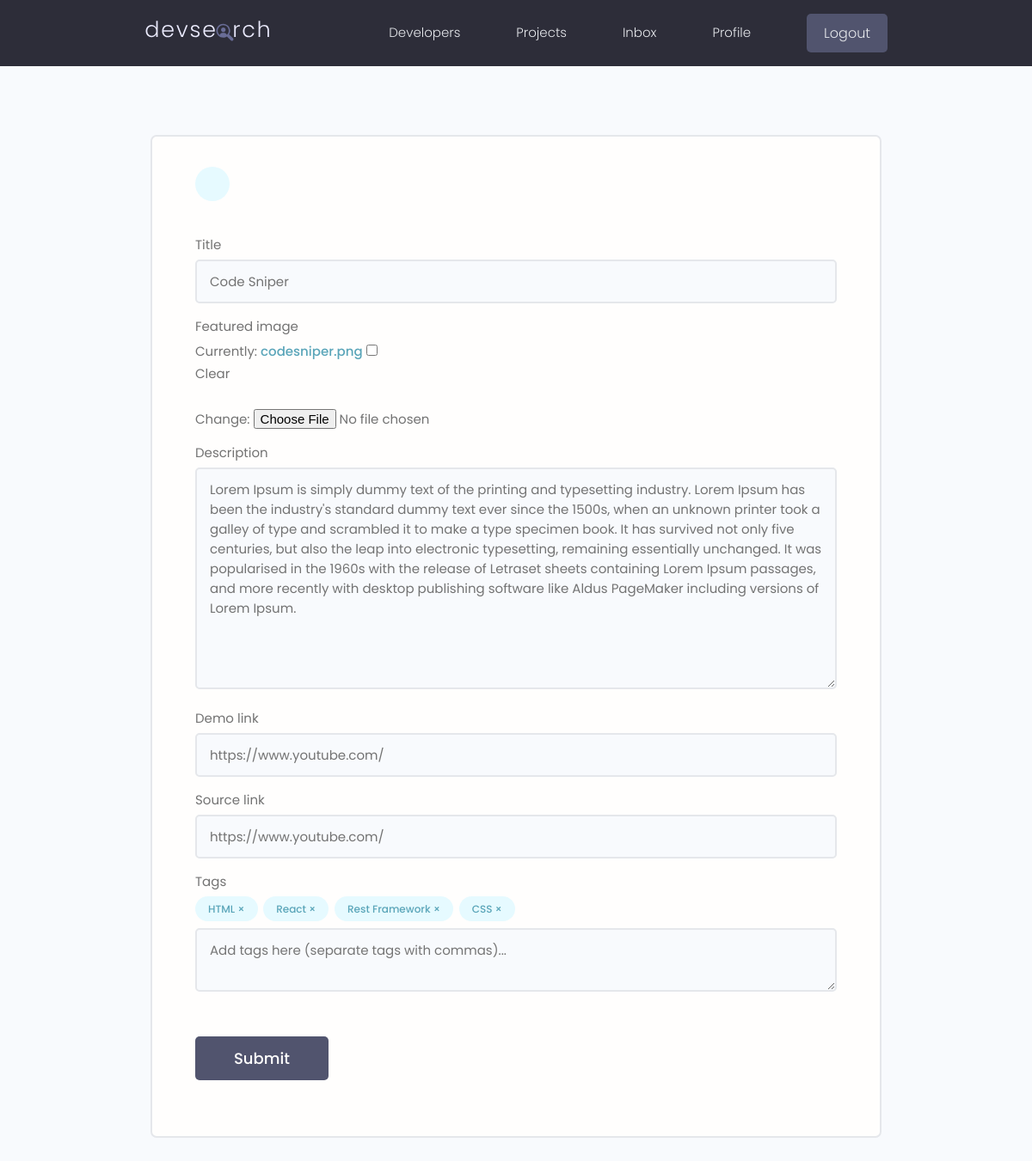
/projects/update-project/297d6551-b182-4bc3-8704-9d04d6b0749b/ (signed in), run on the app's committed database.
### projects/models.py (models this page shows, shortened)
class Project(models.Model):
    owner = models.ForeignKey(Profile, null=True, blank=True, on_delete=models.CASCADE)
    title = models.CharField(max_length=200)
    description = models.TextField(null=True, blank=True)
    featured_image = models.ImageField(null=True, blank=True, default="default.jpg")
    demo_link = models.CharField(max_length=2000, null=True, blank=True)
    source_link = models.CharField(max_length=2000, null=True, blank=True)
    tags = models.ManyToManyField('Tag', blank=True)
    vote_total = models.IntegerField(default=0, blank=True, null=True)
    vote_ratio = models.IntegerField(default=0, blank=True, null=True)
    created = models.DateTimeField(auto_now_add=True)
    id = models.UUIDField(default=uuid.uuid4, unique=True, primary_key=True, editable=False)
    class Meta:
        ordering = ['-vote_ratio', '-vote_total', 'title']

class Tag(models.Model):
    name = models.CharField(max_length=200)
    created = models.DateTimeField(auto_now_add=True)
    id = models.UUIDField(default=uuid.uuid4, unique=True, primary_key=True, editable=False)

### projects/views.py (the view, shortened to what this page needs)
# urls.py: path('update-project/<str:pk>/', views.updateProject, name="update-project"),
@login_required(login_url="login")
def updateProject(request, pk):
    profile = request.user.profile
    project = profile.project_set.get(id = pk)
    form = ProjectForm(instance=project)
    context = {'form': form, 'project': project}
    return render(request, 'projects/project_form.html', context)

### projects/forms.py
class ProjectForm(ModelForm):
    class Meta:
        model = Project
        fields = ['title', 'featured_image', 'description', 'demo_link', 'source_link']
        widgets = {
            'tags': forms.CheckboxSelectMultiple(),
        }
    def __init__(self, *args, **kwargs):
        super(ProjectForm, self).__init__(*args, **kwargs)
        for name, field in self.fields.items():
            field.widget.attrs.update({'class': 'input'})

### projects/templates/projects/project_form.html (shortened to what this page needs)
{% extends 'main.html' %}
{% block content %}
<main class="formPage my-xl">
    <div class="content-box">
        <div class="formWrapper">
            <a class="backButton" href="{% url 'user-account' %}"></a>
            <br>
            <form class="form" method="POST" enctype="multipart/form-data">
                {% for field in form %}
                <div class="form__field">
                    <label for="formInput#text">{{field.label}}</label>
                    {{field}}
                </div>
                {% endfor %}
                <div class="form__field">
                    <label for="formInput#text">Tags</label>
                    {% for tag in project.tags.all %}
                    <div class="project-tag tag tag--pill tag--main" data-tag="{{tag.id}}" data-project="{{project.id}}">{{tag.name}} &#215;</div>
                    {% endfor %}
                    <textarea class="input" name="newtags" placeholder="Add tags here (separate tags with commas)..."></textarea>
                </div>
                <input class="btn btn--sub btn--lg  my-md" type="submit" value="Submit" />
            </form>
        </div>
    </div>
</main>
{% endblock content %}

### static/styles/app.css (style rules this page uses)
:root { --color-sub: #2d2d39; }
.btn--sub { background-color: var(--color-sub-light); }
.content-box { width: 95%; max-width: 85rem; margin: 0 auto; }
.backButton { background: var(--color-main-light); color: var(--color-main); width: 4rem; height: 4rem; display: flex; align-items: center; justify-content: center; border-radius: 50%; }
.formPage .formWrapper { list-style: none; background: var(--color-white); padding: 3.5rem 5rem; border: 2px solid var(--color-light); border-radius: 0.7rem; }

### static/uikit/styles/modules/_variables.css (style rules this page uses)
:root { --color-main: #5aa5b9; --color-main-light: #e6faff; --color-sub: #3f4156; --color-sub-light: #51546e; --color-sub-lighter: #ededfd; --color-text: #737373; --color-gray: #8b8b8b; --color-light: #e5e7eb; --color-light-gray: #767676; --color-bg: #f8fafd; --color-white: #fffefd; --color-white-light: #f3f3f3; --color-success: #359e64; --color-success-bg: #def8e8; --color-error: #fc4b0b; --color-error-bg: #fff2ee; --font-base: 'Poppins', arial, helvetica, 'Segoe UI', roboto, ubuntu, sans-serif; --font-monospace: 'Fira Code', 'Courier New', courier, monospace; --font-regular: 300; --font-medium: 500; --font-bold: 700; --generic-shadow: 1px 1px 5px #00000010; --generic-transition: all 0.3s ease-in-out; }

### static/uikit/styles/modules/_base.css (style rules this page uses)
* { margin: 0; padding: 0; box-sizing: border-box; text-rendering: optimizeLegibility; color: inherit; font-size: inherit; }
html { font-size: 50%; }
@media only screen and (min-width: 480px) { html { font-size: 56.25%; } }
@media only screen and (min-width: 1200px) { html { font-size: 62.5%; } }
body { line-height: 1.6; font-weight: 400; font-size: 1.5rem; color: var(--color-text); background-color: var(--color-bg); min-height: 100vh; }

### static/uikit/styles/modules/_typography.css (style rules this page uses)
* { font-family: var(--font-base); }
a { padding-bottom: 2px; text-decoration: none; display: inline-block; color: var(--color-main); font-weight: var(--font-medium); }

### static/uikit/styles/modules/_utilities.css (style rules this page uses)
.my-md { margin: 3rem auto; }
.my-xl { margin: 8rem auto; }

### static/uikit/styles/modules/_button.css (style rules this page uses)
.btn { display: inline-block; position: relative; cursor: pointer; background-color: var(--color-light); font-weight: var(--font-medium); color: var(--color-sub); text-decoration: none; padding: 1rem 2rem; border-radius: 0.5rem; border: none; width: -webkit-fit-content; width: -moz-fit-content; width: fit-content; height: -webkit-fit-content; height: -moz-fit-content; height: fit-content; font-size: 1.6rem; outline-width: 0; outline-color: transparent; -webkit-backface-visibility: hidden; backface-visibility: hidden; transition: all 0.3s ease-in-out; }
.btn--sub { background-color: var(--color-sub); color: var(--color-white); }
.btn--lg { font-size: 1.8rem; padding: 1.2rem 4.5rem; }

### static/uikit/styles/modules/_form.css (style rules this page uses)
.form { display: block; }
.form__field { margin-top: 1.5rem; margin-bottom: 1.5rem; }
.form__label, .form__field > label { display: block; margin-bottom: 0.5rem; color: var(--color-text); }
input.input[type='text'], input.input[type='email'], input.input[type='password'], input.input[type='number'], textarea.input { min-width: 24rem; width: 100%; padding: 1.2rem 1.5rem; border-radius: 0.5rem; border: 2px solid var(--color-light); transition: all 0.3s ease-in-out; background-color: var(--color-bg); }

### static/uikit/styles/modules/_tag.css (style rules this page uses)
.tag { display: inline-flex; align-items: center; background-color: var(--color-sub); height: -webkit-fit-content; height: -moz-fit-content; height: fit-content; width: -webkit-fit-content; width: -moz-fit-content; width: fit-content; border-radius: 0.5rem; padding: 0.5rem 1.5rem; font-size: 1.2rem; cursor: pointer; }
.tag:not(:last-child) { margin-right: 0.25rem; margin-bottom: 0.75rem; }
.tag--pill { border-radius: 5rem; }
.tag--main, .tag--main > small { background: var(--color-main-light); color: var(--color-main); font-weight: 500; }

### data on the page
Project: form "Code Sniper" "Lorem Ipsum is simply dummy text of the printing and typesetting industry. Lorem Ipsum has been the industry's standard dummy text ever since the 1500s, when an unknown printer took a galley of type and scrambled it to make a type specimen book. It has survived not only five centuries, but also the leap into electronic typesetting, remaining essentially unchanged. It was popularised in the 1960s with the release of Letraset sheets containing Lorem Ipsum passages, and more recently with desktop publishing software like Aldus PageMaker including versions of Lorem Ipsum." "https://www.youtube.com/" "https://www.youtube.com/"
Tag: name "HTML"
Tag: name "React"
Tag: name "Rest Framework"
Tag: name "CSS"

### other printed values
{{ field.label }} "Title" "Featured image" "Description" "Demo link" "Source link"
